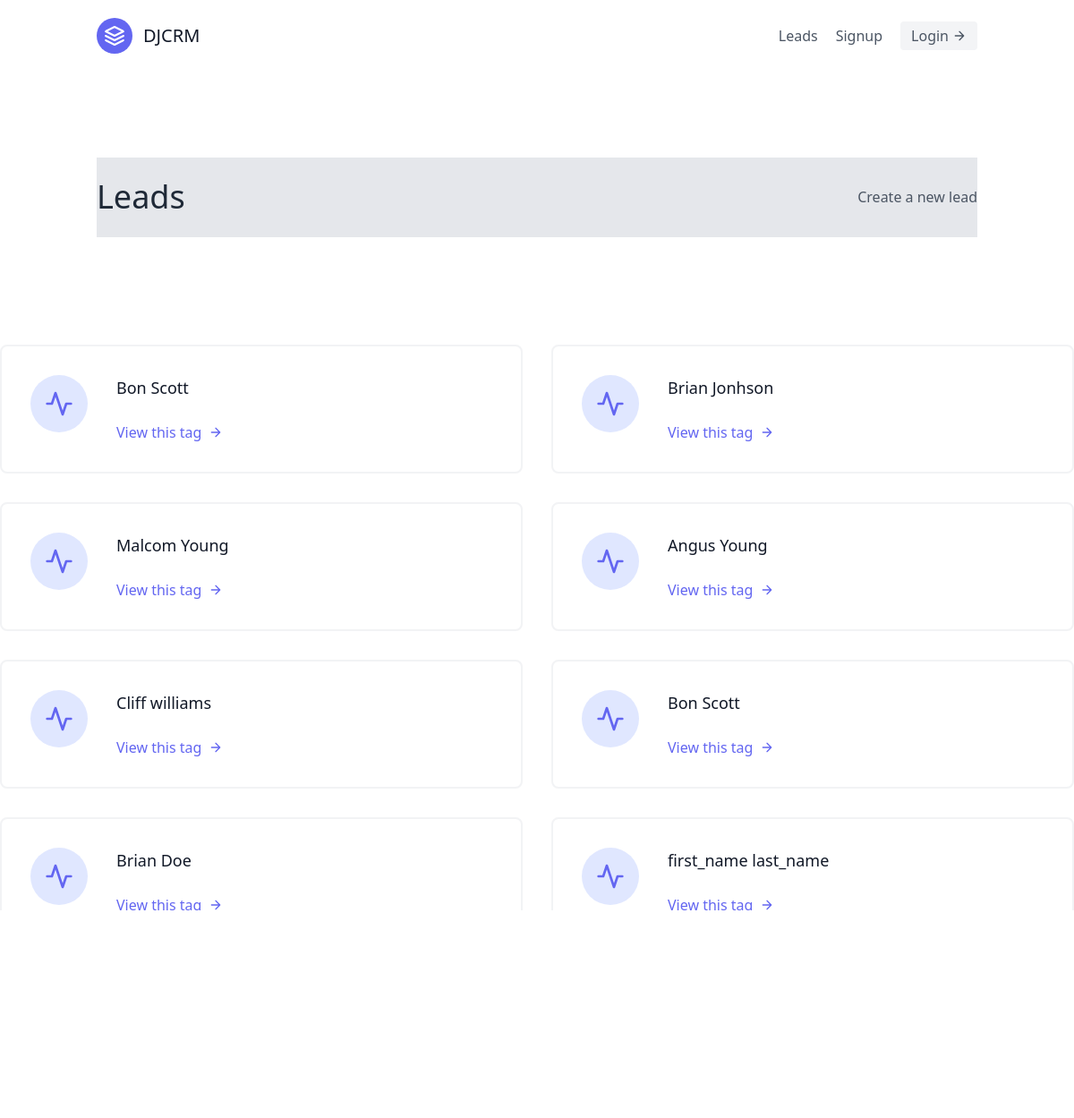
Screenshot of /leads/ with the database file from the repository.
### leads/models.py (models this page shows, shortened)
class Lead(models.Model):
    first_name = models.CharField(max_length=20)
    last_name = models.CharField(max_length=20)
    age = models.IntegerField(default=0)
    agent = models.ForeignKey("Agent",on_delete=models.CASCADE)

### leads/views.py (the view)
# urls.py: path('', LeadListView.as_view(), name="lead-list"),
class LeadListView(generic.ListView):
    template_name = "leads/lead_list.html"
    queryset = Lead.objects.all()
    context_object_name = "leads"

### leads/templates/leads/lead_list.html (shortened to what this page needs)
{% extends "base.html" %}
{% block content %}
<section class="text-gray-600 body-font">
    <div class="container px-5 py-24 mx-auto flex flex-wrap">
        <div class="w-full mb-6 py-6 flex justify-between items-center border-b bg-gray-200">
           <div>
                <h1 class="text-4xl text-gray-800">
                    Leads
                </h1>
           </div>
           <div>
                <a class="text-gray-600 hover:text-blue-500" href="{% url 'leads:lead-create' %}">Create a new lead</a>
            </div>
        </div>
    </div>
      <div class="flex flex-wrap -m-4">
        {% for lead in leads %}
        <div class="p-4 lg:w-1/2 md:w-full">
          <div class="flex border-2 rounded-lg border-gray-200 border-opacity-50 p-8 sm:flex-row flex-col">
            <div class="w-16 h-16 sm:mr-8 sm:mb-0 mb-4 inline-flex items-center justify-center rounded-full bg-indigo-100 text-indigo-500 flex-shrink-0">
              <svg fill="none" stroke="currentColor" stroke-linecap="round" stroke-linejoin="round" stroke-width="2" class="w-8 h-8" viewBox="0 0 24 24">
                <path d="M22 12h-4l-3 9L9 3l-3 9H2"></path>
              </svg>
            </div>
            <div class="flex-grow">
              <h2 class="text-gray-900 text-lg title-font font-medium mb-3">
                  {{lead.first_name}} {{lead.last_name}}
                </h2>
              <a href="{% url 'leads:lead-detail' lead.pk %}" class="mt-3 text-indigo-500 inline-flex items-center">
                  View this tag
                <svg fill="none" stroke="currentColor" stroke-linecap="round" stroke-linejoin="round" stroke-width="2" class="w-4 h-4 ml-2" viewBox="0 0 24 24">
                  <path d="M5 12h14M12 5l7 7-7 7"></path>
                </svg>
              </a>
            </div>
          </div>
        </div>
        {% endfor %}
    </div>
    </div>
{% endblock content %}

### rows the page displays
Lead: first_name "Bon", last_name "Scott"
Lead: first_name "Brian", last_name "Jonhson"
Lead: first_name "Malcom", last_name "Young"
Lead: first_name "Angus", last_name "Young"
Lead: first_name "Cliff", last_name "williams"
Lead: first_name "Bon", last_name "Scott"
Lead: first_name "Brian", last_name "Doe"
Lead: first_name "first_name", last_name "last_name"
